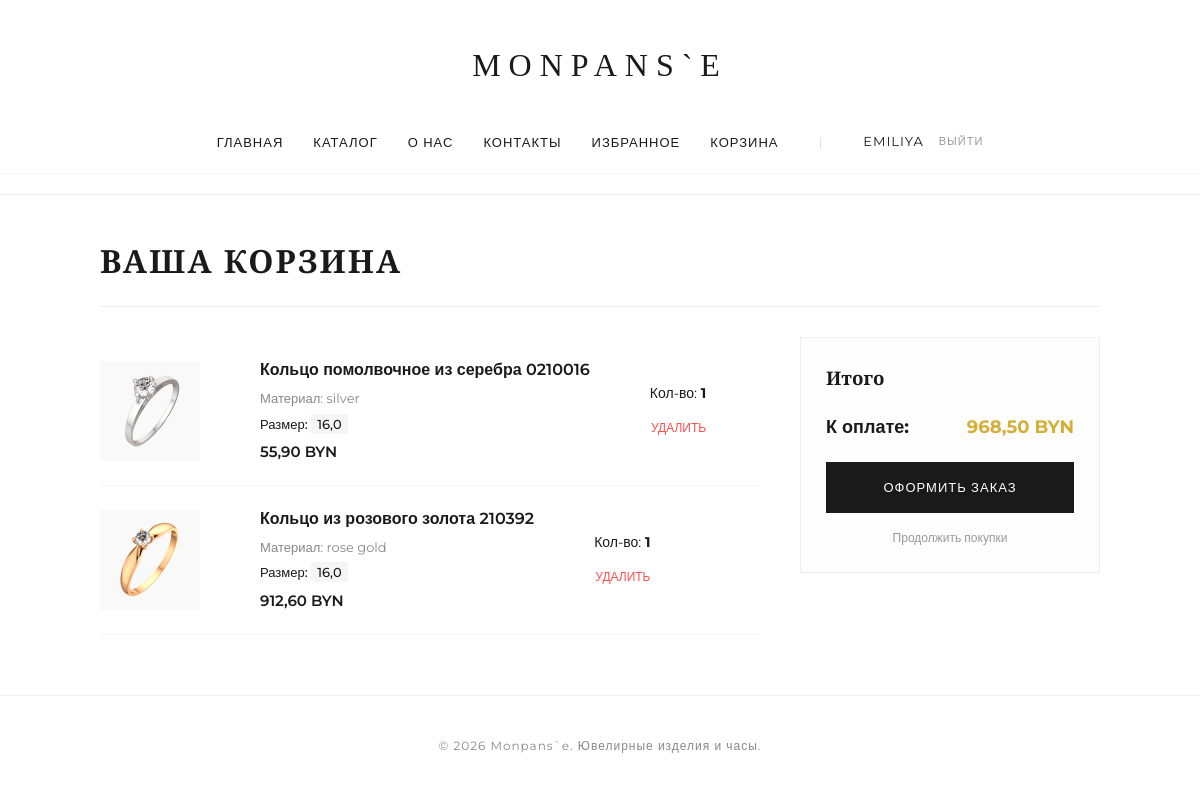
The page /cart/ (signed in) on the database as committed earlier.
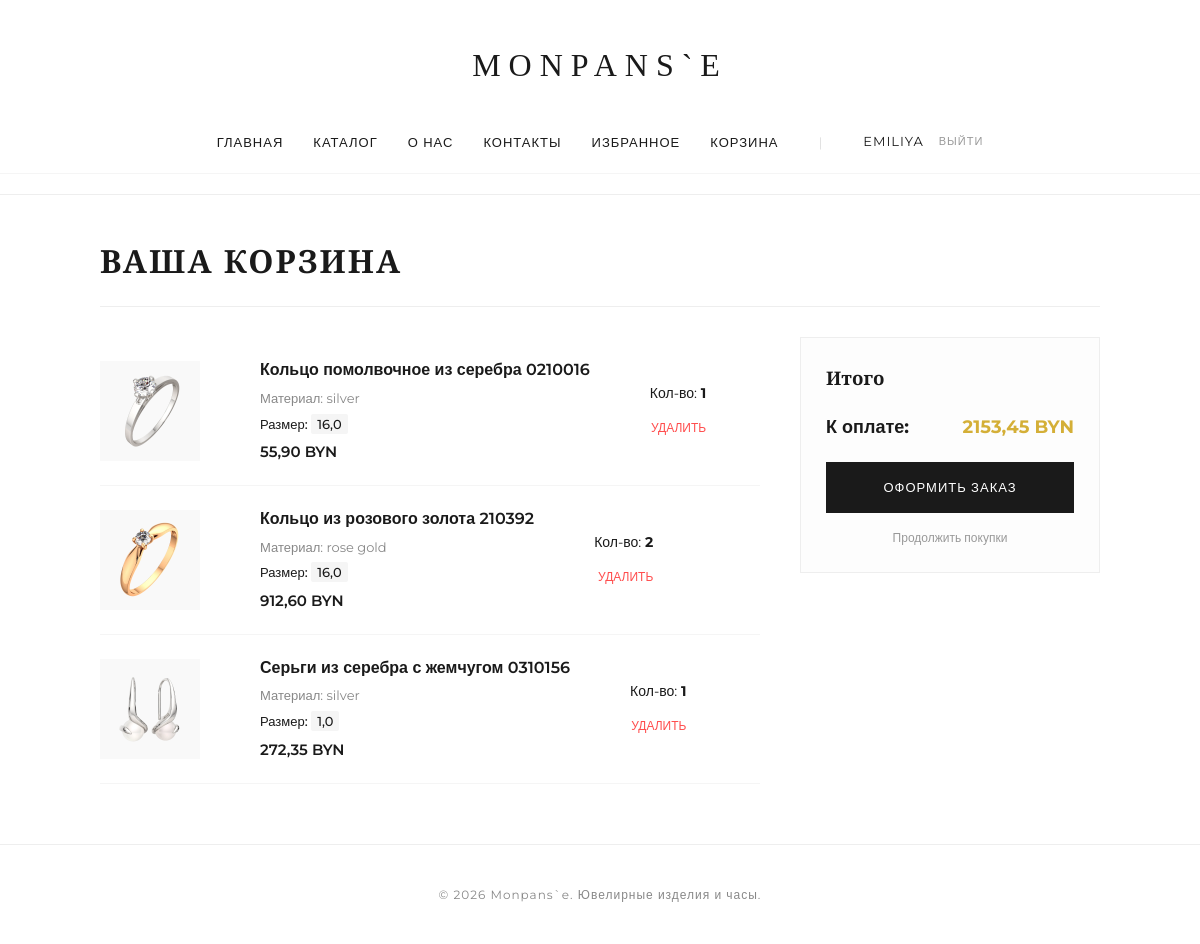
The same page on the database as committed later.
### shop/models.py (models this page shows, shortened)
class Cart(models.Model):
    user = models.ForeignKey(User, on_delete=models.CASCADE, null=True, blank=True, related_name="carts", verbose_name="Корзина")
    session_key = models.CharField(max_length=40, null=True, blank=True, verbose_name="Ключ сессии")
    product = models.ForeignKey(Product, on_delete=models.CASCADE, verbose_name="Товар")
    variant = models.ForeignKey(ProductVariant, on_delete=models.SET_NULL, null=True, blank=True,verbose_name="Размер/Вариант")
    quantity = models.PositiveIntegerField(default=1, verbose_name="Количество")
    added_at = models.DateTimeField(auto_now_add=True)
    class Meta:
        verbose_name = "Корзина"
        verbose_name_plural = "Корзины"

class Product(models.Model):
    MATERIAL_CHOICES = [
        ('gold', 'Золото'),
        ('rose gold', 'Розовое золото'),
        ('white gold', 'Белое золото'),
        ('silver', 'Серебро'),
        ('platinum', 'Платина'),
    ]
    INSERT_CHOICES = [
        ('diamond', 'Бриллиант'),
        ('emerald', 'Изумруд'),
        ('pearl', 'Жемчуг'),
        ('none', 'Без вставки'),
    ]
    GENDER_CHOICES = [
        ('women', 'Женщинам'),
        ('men', 'Мужчинам'),
        ('unisex', 'Унисекс'),
    ]
    category = models.ForeignKey(Category, on_delete=models.CASCADE, related_name='products', verbose_name="Категория")
    title = models.CharField(max_length=255, verbose_name="Название изделия")
    description = models.TextField(verbose_name="Описание")
    base_price = models.DecimalField(max_digits=10, decimal_places=2, verbose_name="Базовая цена")
    material = models.CharField(max_length=30, choices=MATERIAL_CHOICES, blank=True, null=True, verbose_name="Материал")
    insertion = models.CharField(max_length=30, choices=INSERT_CHOICES, blank=True, null=True, verbose_name="Вставка")
    gender = models.CharField(max_length=10, choices=GENDER_CHOICES, default='women', verbose_name="Для кого")
    sample = models.IntegerField(verbose_name="Проба")
    image = models.ImageField(upload_to='products/', null=True, blank=True, verbose_name="Изображение")
    class Meta:
        verbose_name = "Изделие"
        verbose_name_plural = "Изделия"

class ProductVariant(models.Model):
    product = models.ForeignKey(Product, on_delete=models.CASCADE, related_name='variants', verbose_name="Изделие")
    size = models.DecimalField(max_digits=4, decimal_places=1, verbose_name="Размер", null=True)
    stock = models.PositiveIntegerField(default=0, verbose_name="Количество на складе")
    class Meta:
        verbose_name = "Вариант изделия"
        verbose_name_plural = "Варианты изделий (размеры)"

### shop/views.py (the view)
# urls.py: path('cart/', views.cart, name='cart'),
def cart(request):
    if request.user.is_authenticated:
        cart_items = Cart.objects.filter(user=request.user)
    else:
        session_id = request.session.session_key
        cart_items = Cart.objects.filter(session_key=session_id) if session_id else []
    total_price = sum(item.product.base_price * item.quantity for item in cart_items)
    return render(request, 'shop/cart.html', {
        'cart_items': cart_items,
        'total_price': total_price
    })

### shop/templates/shop/cart.html (shortened to what this page needs)
{% extends 'shop/base.html' %}
{% block content %}
<div style="max-width: 1000px; margin: 40px auto; padding: 0 20px;">
    <h1 style="font-family: 'Playfair Display', serif; font-size: 32px; margin-bottom: 30px; border-bottom: 1px solid #eee; padding-bottom: 20px;">
        Ваша корзина
    </h1>
    {% if cart_items %}
    <div style="display: grid; grid-template-columns: 1fr 300px; gap: 40px;">
        <div>
            {% for item in cart_items %}
            <div style="display: flex; gap: 60px; padding: 20px 0; border-bottom: 1px solid #f5f5f5; align-items: center;">
                <div style="width: 100px; height: 100px; background: #f9f9f9; display: flex; align-items: center; justify-content: center;">
                    {% if item.product.image %}
                    <img src="{{ item.product.image.url }}"
                         style="max-width: 100%; max-height: 100%; object-fit: contain;">
                    {% else %}
                    <span style="font-size: 10px; color: #ccc;">Monpans`e</span>
                    {% endif %}
                </div>
                <div>
                    <h3 style="font-size: 16px; font-weight: 600; margin: 0 0 5px 0;">{{ item.product.title }}</h3>
                    <p style="color: #888; font-size: 13px; margin: 0 0 5px 0;">Материал: {{ item.product.material }}</p>
                    {% if item.variant %}
                    <p style="color: #1a1a1a; font-size: 13px; margin: 0 0 5px 0; font-weight: 500;">
                        Размер: <span style="background: #f5f5f5; padding: 2px 6px; border-radius: 2px;">{{ item.variant.size }}</span>
                    </p>
                    {% endif %}
                    <span style="font-weight: 600; font-size: 15px; color: #1a1a1a;">{{ item.product.base_price }} BYN</span>
                </div>
                <div style="text-align: right;">
                    <div style="font-size: 14px; margin-bottom: 10px;">Кол-во: <strong>{{ item.quantity }}</strong>
                    </div>
                    <a href="{% url 'remove_from_cart' item.id %}"
                       style="color: #ff4d4d; font-size: 12px; text-decoration: none; text-transform: uppercase; border-bottom: 1px solid transparent;"
                       onmouseover="this.style.borderBottom='1px solid #ff4d4d'"
                       onmouseout="this.style.borderBottom='none'">
                        Удалить
                    </a>
                </div>
            </div>
            {% endfor %}
        </div>
        <aside>
            <div style="background: #fdfdfd; border: 1px solid #eee; padding: 25px; position: sticky; top: 20px;">
                <h3 style="font-family: 'Playfair Display', serif; margin-top: 0;">Итого</h3>
                <div style="display: flex; justify-content: space-between; margin: 20px 0; font-size: 18px; font-weight: bold;">
                    <span>К оплате:</span>
                    <span style="color: #d4af37;">{{ total_price }} BYN</span>
                </div>
                <a href="{% url 'checkout' %}"
                   style="display: block; width: 100%; padding: 15px 0; background: #1a1a1a; color: #fff; text-align: center; text-decoration: none; text-transform: uppercase; font-size: 13px; letter-spacing: 1px; transition: 0.3s;"
                   onmouseover="this.style.background='#333'" onmouseout="this.style.background='#1a1a1a'">
                    Оформить заказ
                </a>
                <a href="{% url 'catalog' %}"
                   style="display: block; text-align: center; margin-top: 15px; font-size: 12px; color: #999; text-decoration: none;">
                    Продолжить покупки
                </a>
            </div>
        </aside>
    </div>
    {% endif %}
</div>
{% endblock %}

Rows that differ between the two databases and show on the page:
changed Cart "Кольцо из розового золота 210392": quantity "1" → "2"
added Cart: product.image (picture), product "Серьги из серебра с жемчугом 0310156", product.material "silver", variant.size "1,0", product.base_price "272,35", quantity "1"
Other text that changed with them:
{{ total_price }}: "968,50" → "2153,45"
